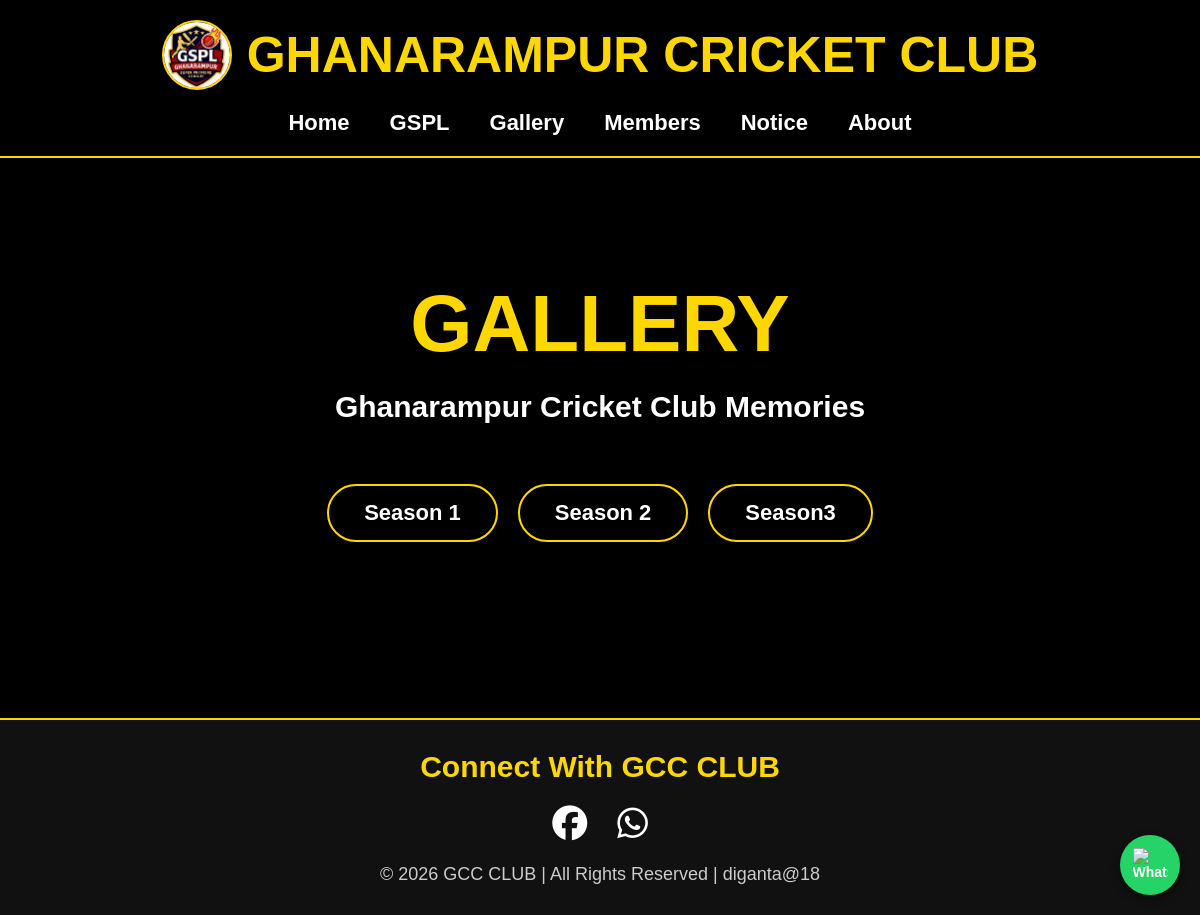
The app's page /gallery/, older data.
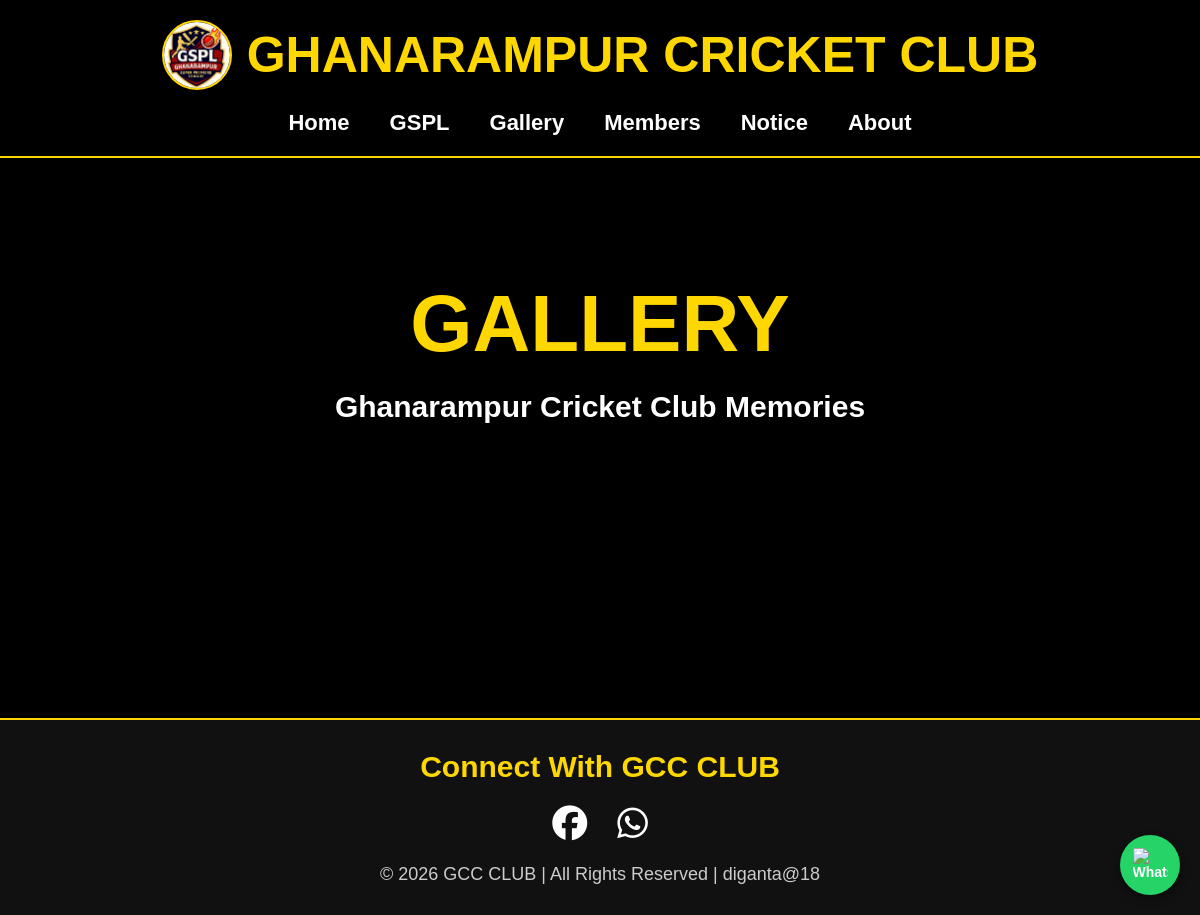
The same page, newer data.
### mainapp/models.py (models this page shows, shortened)
class GallerySeason(models.Model):
    name = models.CharField(max_length=100)

### mainapp/views.py (the view)
# urls.py: path('gallery/', views.gallery, name='gallery'),
def gallery(request):
    seasons = GallerySeason.objects.all()
    return render(request, 'gallery.html', {
        'seasons': seasons
    })

### templates/gallery.html (shortened to what this page needs)
{% extends 'base.html' %}
{% load static %}
{% block content %}
<section class="gallery-section">
    <h1>GALLERY</h1>
    <p>Ghanarampur Cricket Club Memories</p>
    <div class="season-buttons">
        {% for season in seasons %}
        <a href="/gallery/{{ season.id }}/">
            <button>{{ season.name }}</button>
        </a>
        {% endfor %}
    </div>
</section>
{% endblock %}

Row changes from the older to the newer data that the page shows:
removed GallerySeason: name "Season 1"
removed GallerySeason: name "Season 2"
removed GallerySeason: name "Season3"
